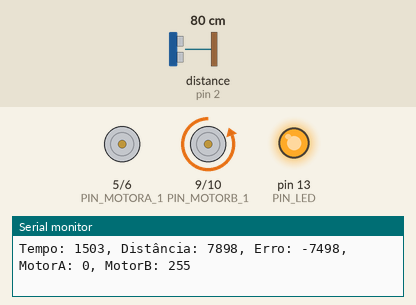
Recording of a sketch running on a simulated Arduino Uno, built with avr-gcc and run on an emulated ATmega328P. Shown: motor-driver pin pairs drawn as motors (green arrow = first pin HIGH = forward, orange = second pin HIGH = backward, longer = more drive), output pins drawn as LEDs (lit = HIGH), the last lines printed to the serial monitor. Wiring (inferred from the names in the program): ultrasonic range finder: trigger pin 3; echo pin 2. The inputs (shaded band) are chosen by the test bench; at power-on: distance to the obstacle (sensor on pin 2) 80 cm. The echo pulse lasts 58.3 µs per cm; pins used as bus, display or sensor lines are not drawn.

Above: at 1.8 s.
1.9 s: distance to the obstacle (sensor on pin 2) set to 2 cm
At 3.7 s:
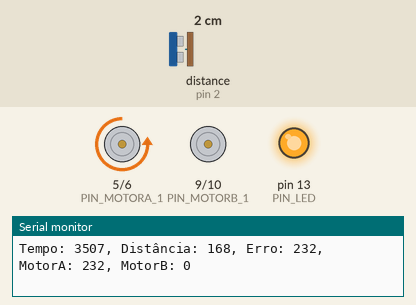
4.0 s: distance to the obstacle (sensor on pin 2) set to 4 cm
At 5.0 s:
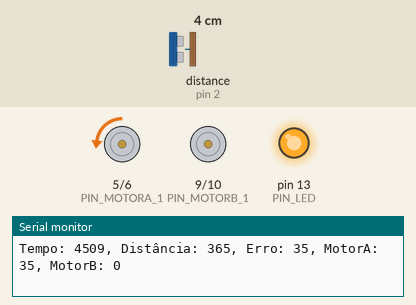
5.5 s: distance to the obstacle (sensor on pin 2) set to 299 cm
At 5.8 s:
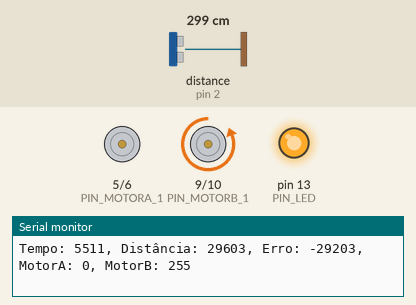
Timing chart, 0 to 8.5 s (numbered marks = the images above; inputs shaded):
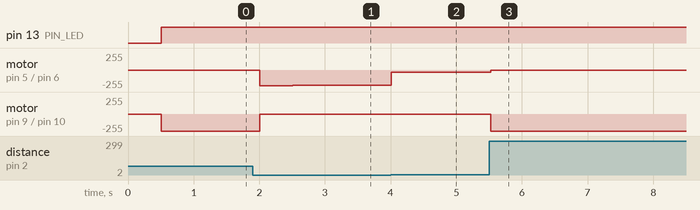

Measured:
- after the input at 1.9 s, motor on pin 5 (PIN_MOTORA_1) / pin 6 (PIN_MOTORA_2): stopped → backward 234/255 after 0.11 s, → backward 232/255 0.50 s later; motor on pin 9 (PIN_MOTORB_1) / pin 10 (PIN_MOTORB_2): backward 255/255 → stopped after 0.11 s
- after the input at 4.0 s, motor on pin 5 (PIN_MOTORA_1) / pin 6 (PIN_MOTORA_2): backward 232/255 → backward 35/255 at once
- after the input at 5.5 s, motor on pin 9 (PIN_MOTORB_1) / pin 10 (PIN_MOTORB_2): stopped → backward 255/255 at once

The sketch:

test_control_motorA_P.ino
```cpp
#define PIN_LED 13
#define PIN_MOTORA_1 5
#define PIN_MOTORA_2 6

#define PIN_MOTORB_1 9
#define PIN_MOTORB_2 10

// HC-SR04
#define PIN_US_ECHO 2
#define PIN_US_TRIG 3

#define TIME_ON 20000
#define TIME_OFF 1000

int speedMotorA = 255;
int speedMotorB = 255;

// Timers (ms)
unsigned long currentTime;
unsigned long lastTime;
const unsigned long periodTime = 500;

int headRef;

void setup() {

  Serial.begin(9600);

  pinMode(PIN_LED, OUTPUT);

  pinMode(PIN_US_TRIG, OUTPUT);
  pinMode(PIN_US_ECHO, INPUT);

  pinMode(PIN_MOTORA_1, OUTPUT);
  pinMode(PIN_MOTORA_2, OUTPUT);
  pinMode(PIN_MOTORB_1, OUTPUT);
  pinMode(PIN_MOTORB_2, OUTPUT);

  analogWrite(PIN_MOTORA_1,0);
  analogWrite(PIN_MOTORA_2,0);
  analogWrite(PIN_MOTORB_1,0);
  analogWrite(PIN_MOTORB_2,0);

  speedMotorA = 255;
  speedMotorB = 0;

  headRef = 400;
}

void loop() {
    // Controla a frequência do loop
    if(millis() > lastTime + periodTime)
    {
      lastTime = millis(); // Reinicia Timer

      // Ler Altura
      int head = readUltrasound();
      int error = headRef - head;

      // Controle
      if( error > 255 )
      {
        speedMotorA = 255;
        speedMotorB = 0;
      }
      else if( error < -255 )
      {
        speedMotorA = 0;
        speedMotorB = 255;
      }
      else if ( error < 0 )
      {
        speedMotorA = 0;
        speedMotorB = -error;
      }
      else if ( error > 0 )
      {
        speedMotorA = error;
        speedMotorB = 0;
      }
      else
      {
        speedMotorA = 0;
        speedMotorB = 0;
      }


      // Aciona Motores
      analogWrite(PIN_MOTORA_1,0);
      analogWrite(PIN_MOTORA_2,speedMotorA);
      analogWrite(PIN_MOTORB_1,0);
      analogWrite(PIN_MOTORB_2,speedMotorB);
      digitalWrite(PIN_LED,HIGH);

      // Imprime Dados na
      Serial.print("Tempo: ");
      Serial.print( lastTime );
      Serial.print(", Distância: ");
      Serial.print( head );
      Serial.print(", Erro: ");
      Serial.print( error );
      Serial.print(", MotorA: ");
      Serial.print( speedMotorA );
      Serial.print(", MotorB: ");
      Serial.println( speedMotorB );
    }
}

int readUltrasound()
{
  long duration; // variable for the duration of sound wave travel
  int distance; // variable for the distance measurement

  digitalWrite(PIN_US_TRIG, LOW);
  delayMicroseconds(2);

  // Sets the trigPin HIGH (ACTIVE) for 10 microseconds
  digitalWrite(PIN_US_TRIG, HIGH);
  delayMicroseconds(10);
  digitalWrite(PIN_US_TRIG, LOW);

  // Reads the echoPin, returns the sound wave travel time in microseconds
  duration = pulseIn(PIN_US_ECHO, HIGH);

  // Calculating the distance
  distance = duration * 3.4 / 2;

  return distance;
}
```
